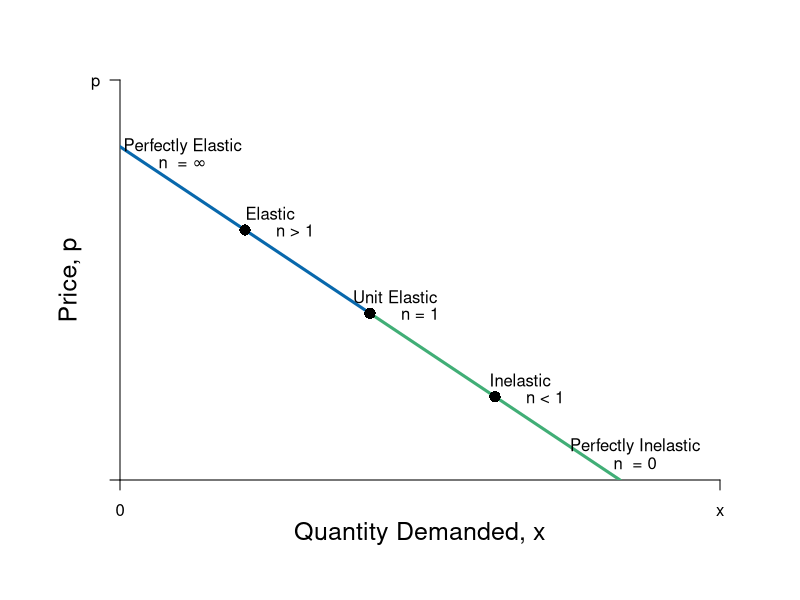

Source code (R):
pdf(file = "indmarketdemand/elasticity.pdf", width = 9, height = 7)

#Set parameters for graphics
axislabelsize <- 1.5
labelsize <- 1.2
graphlinewidth <- 3
segmentlinewidth <- 2

COL <- c("#7fc97f", "#beaed4", "#fdc086", "#ffff99", "#386cb0", "#f0027f", "#bf5b17", "#666666")
COLA <- c("#e0f3db", "#99d8c9","#66c2a4","#41ae76", "#238b45", "#005824")
COLB <- c("#c6dbef", "#4eb3d3", "#2b8cbe", "#0868ac","#084081")
COLC <- c("#fcfbfd", "#efedf5", "#dadaeb", "#bcbddc", "#9e9ac8", "#807dba", "#6a51a3", "#54278f", "#3f007d")

par(mar =  c(6, 6, 4, 4))

xlims <- c(0, 12)
ylims <- c(0, 12)

npts <- 501 
x <- seq(xlims[1], xlims[2], length.out = npts)
y <- seq(ylims[1], ylims[2], length.out = npts) 

plot(0, 0, xlim = xlims, ylim = ylims, type = "n",
     xlab = expression(paste("")),
     ylab = expression(paste("")), 
     xaxt = "n", 
     yaxt = "n", 
     cex.lab = axislabelsize, 
     bty = "n",
     xaxs="i", 
     yaxs="i")

ticksx <- c(0, xlims[2])
ticksy <- c(0, ylims[2])
ylabels <- c(NA, "p")
xlabels <- c(0, "x")

axis(1, at = ticksx, pos = 0, labels = xlabels)
axis(2, at = ticksy, pos = 0, labels = ylabels, las = 1)

npts <- 500 
xx1 <- seq(xlims[1], xlims[2], length.out = npts)

#Label axes
mtext(expression(paste("Quantity Demanded, ", x)), side=1, line = 2.5, cex = axislabelsize)
text(-1, 0.5*ylims[2], expression(paste("Price, ", p)), xpd = TRUE, cex = axislabelsize, srt = 90) 

# Demand
segments(0, 10, 5, 5, lty = 1, col = COLB[4] , lwd = graphlinewidth) 
segments(5, 5, 10, 0, lty = 1, col = COLA[4] , lwd = graphlinewidth) 



#Label 
text(5.5, 5.5, expression(paste("Unit Elastic")))
text(6, 5, expression(paste("n = 1")))
text(3, 8, expression(paste("Elastic")))
text(3.5, 7.5, expression(paste("n > 1")))
text(8, 3, expression(paste("Inelastic")))
text(8.5, 2.5, expression(paste("n < 1")))

text(1.25, 10, expression(paste("Perfectly Elastic")))
text(1.25, 9.5, expression(paste("n  = ", infinity)))
text(10.3, 1, expression(paste("Perfectly Inelastic")))
text(10.3, 0.5, expression(paste("n  = 0")))
     
# Points
points(5, 5, pch = 16, col = "black", cex = 1.5)
points(2.5, 7.5, pch = 16, col = "black", cex = 1.5)
points(7.5, 2.5, pch = 16, col = "black", cex = 1.5)

dev.off()
